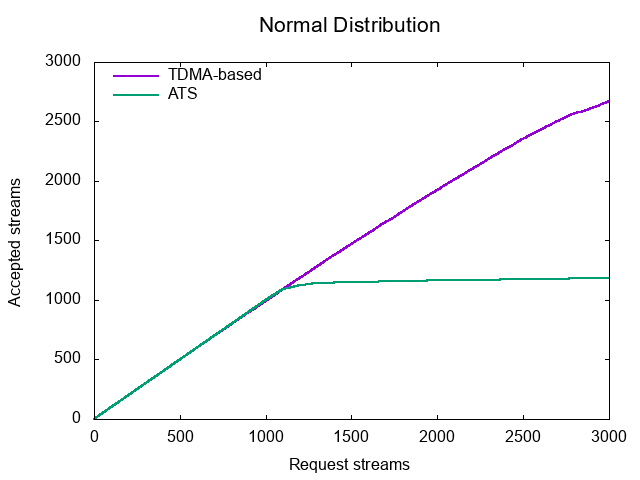

Reproduce this figure in gnuplot.
set xlabel "Request streams" font "Arial,12"
set ylabel "Accepted streams" font "Arial,12"

set xtics
set ytics
set key left top Left reverse nobox
set terminal png font "Arial,12"
set output "Schedulability (Normal Distribution).png"
set xtics 0 ,500 ,3000

set title "Normal Distribution" font "Arial,16"
# Plotting
plot \
"TDMA (Normal Distribution).dat" using 1:2 with lines linewidth 2 title "TDMA-based", \
"ATS (Normal Distribution).dat" using 1:2 with lines linewidth 2 title "ATS" \
